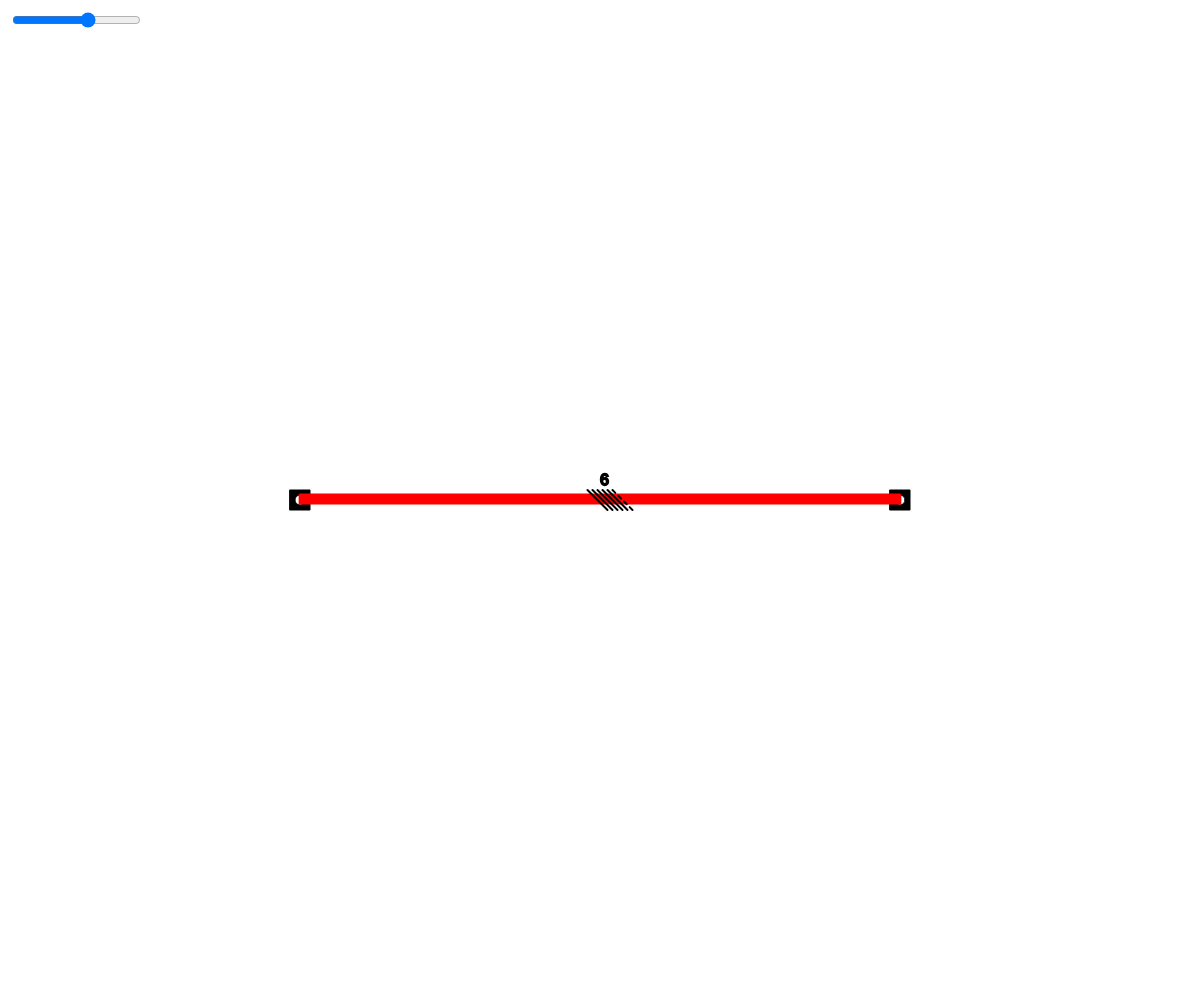
Frame 1 (no input)
Frame 60 (no input): identical to frame 1, image omitted
Frame 120 (the mouse pressed at the canvas centre since frame 60): identical to frame 1, image omitted

The p5.js sketch that drew this single still picture (run headless with seeded random() and noise() and a simulated clock; from frame 60 on, the mouse is pressed at the canvas centre):

// p5.js sketch
// ── sketch.js
var a1;
var a2;
var bundles = [];
var controlLines;

function setup() {
    createCanvas(windowWidth, windowHeight)
    a1 = new Anchor(createVector(width / 4, height / 2));
    a2 = new Anchor(createVector(width - width / 4, height / 2));
    a1.connect(a2)
    bundles[0].addLine();
    controlLines = createSlider(0, 10, 6, 1);
    controlLines.position(10,10);
}

function draw() {
    background(255);
    a1.draw();
    a2.draw();

    bundles.forEach(function(element) {
        element.draw();
    });
}
// ── anchor.js
function Anchor(pos) {
    this.pos = pos;
    this.scale = 10;
    this.center = 1;
    this.border = 20;
    this.bundle = null;

    this.draw = function() {
        push();
        stroke(0);

        fill(0);

        push();
        translate(-10, -10);
        rect(this.pos.x, this.pos.y, 20, 20);
        pop();

        fill(255);
        ellipse(this.pos.x, this.pos.y, this.center * this.scale);
        pop();
    }

    this.connect = function (other) {
        bundle = new Bundle(this.pos, other.pos);
        this.bundle = bundle;
        other.bundle = bundle;
        bundles.push(bundle);
    }
}
// ── bundle.js
function Bundle(p1, p2) {

    this.p1 = p1;
    this.p2 = p2;

    var lines;
    var max = 5;

    this.draw = function() {
        lines = controlLines.value();
        spacing = 2;
        lineWidth = 3;
        push();
        stroke(255,0,0);
        strokeWeight(lineWidth);

        translate(0, -spacing * Math.min(max,lines) / 2); // Center the lines.
        for(i = 0; i < Math.min(max,lines); i++) {
            line(p1.x, p1.y + i * spacing, p2.x, p2.y + i * spacing);
        }

        this.drawMeta();
        pop();
    }
    
    this.addLine = function () {
        lines++;
    }

    this.drawMeta = function () {
        if(lines > 1) {
            stroke(0);
            strokeWeight(2);
            textSize(16);
            var spaceBetweenStrokes = 5;
            var strokeLength = spacing * Math.min(max, lines) * 2;
            var spaceBetweenTextAndStrokes = 5;

            middle = createVector((p1.x + p2.x) / 2, (p1.y + p2.y) / 2);

            translate(0, -strokeLength / 4);
            text(lines, middle.x, middle.y - spaceBetweenTextAndStrokes);

            translate(-(Math.min(max, lines) * spaceBetweenStrokes) / 2, 0);

            // Create strokes.
            for (i = 0; i < Math.min(max, lines); i++) {
                line(middle.x, middle.y, middle.x + strokeLength, middle.y + strokeLength);
                translate(spaceBetweenStrokes, 0);
            }

            if(lines > max) {
                push();
                var dashNumber = 4;
                var dashLength = strokeLength / (dashNumber * 2 - 1);

                for(i = 0; i < dashNumber; i++) {
                    line(middle.x, middle.y, middle.x + dashLength, middle.y + dashLength);
                    translate(2*dashLength, 2*dashLength);
                }
                pop();
            }
        }
    }
}
